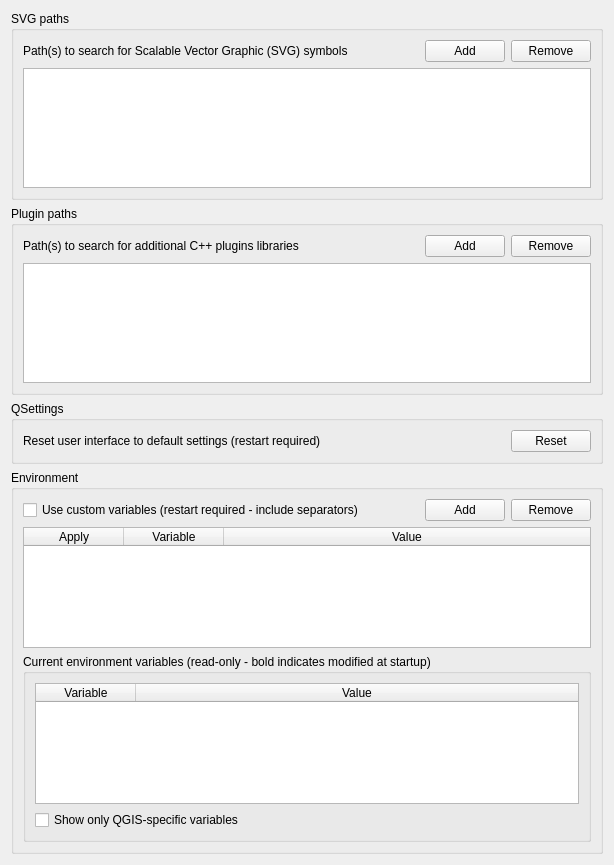
             <widget class="QWidget" name="mOptionsScrollAreaContents_03">
              <property name="geometry">
               <rect>
                <x>0</x>
                <y>0</y>
                <width>614</width>
                <height>865</height>
               </rect>
              </property>
              <layout class="QVBoxLayout" name="verticalLayout_22">
               <item>
                <widget class="QgsCollapsibleGroupBox" name="groupBox_2">
                 <property name="title">
                  <string>SVG paths</string>
                 </property>
                 <layout class="QGridLayout" name="_6">
                  <item row="0" column="0">
                   <widget class="QLabel" name="mSVGLabel">
                    <property name="text">
                     <string>Path(s) to search for Scalable Vector Graphic (SVG) symbols</string>
                    </property>
                   </widget>
                  </item>
                  <item row="0" column="1">
                   <spacer>
                    <property name="orientation">
                     <enum>Qt::Horizontal</enum>
                    </property>
                    <property name="sizeHint" stdset="0">
                     <size>
                      <width>31</width>
                      <height>20</height>
                     </size>
                    </property>
                   </spacer>
                  </item>
                  <item row="0" column="2">
                   <widget class="QPushButton" name="mBtnAddSVGPath">
                    <property name="text">
                     <string>Add</string>
                    </property>
                   </widget>
                  </item>
                  <item row="0" column="3">
                   <widget class="QPushButton" name="mBtnRemoveSVGPath">
                    <property name="text">
                     <string>Remove</string>
                    </property>
                   </widget>
                  </item>
                  <item row="1" column="0" colspan="4">
                   <widget class="QListWidget" name="mListSVGPaths">
                    <property name="minimumSize">
                     <size>
                      <width>0</width>
                      <height>120</height>
                     </size>
                    </property>
                   </widget>
                  </item>
                 </layout>
                </widget>
               </item>
               <item>
                <widget class="QgsCollapsibleGroupBox" name="groupBox_4">
                 <property name="title">
                  <string>Plugin paths</string>
                 </property>
                 <layout class="QGridLayout" name="_3">
                  <item row="0" column="0">
                   <widget class="QLabel" name="mSVGLabel_2">
                    <property name="text">
                     <string>Path(s) to search for additional C++ plugins libraries</string>
                    </property>
                   </widget>
                  </item>
                  <item row="0" column="1">
                   <spacer>
                    <property name="orientation">
                     <enum>Qt::Horizontal</enum>
                    </property>
                    <property name="sizeHint" stdset="0">
                     <size>
                      <width>31</width>
                      <height>20</height>
                     </size>
                    </property>
                   </spacer>
                  </item>
                  <item row="0" column="2">
                   <widget class="QPushButton" name="mBtnAddPluginPath">
                    <property name="text">
                     <string>Add</string>
                    </property>
                   </widget>
                  </item>
                  <item row="0" column="3">
                   <widget class="QPushButton" name="mBtnRemovePluginPath">
                    <property name="text">
                     <string>Remove</string>
                    </property>
                   </widget>
                  </item>
                  <item row="1" column="0" colspan="4">
                   <widget class="QListWidget" name="mListPluginPaths">
                    <property name="minimumSize">
                     <size>
                      <width>0</width>
                      <height>120</height>
                     </size>
                    </property>
                   </widget>
                  </item>
                 </layout>
                </widget>
               </item>
               <item>
                <widget class="QgsCollapsibleGroupBox" name="mQSettingsGrpBx">
                 <property name="title">
                  <string>QSettings</string>
                 </property>
                 <layout class="QGridLayout" name="gridLayout_13">
                  <item row="0" column="1">
                   <spacer name="horizontalSpacer_42">
                    <property name="orientation">
                     <enum>Qt::Horizontal</enum>
                    </property>
                    <property name="sizeHint" stdset="0">
                     <size>
                      <width>40</width>
                      <height>20</height>
                     </size>
                    </property>
                   </spacer>
                  </item>
                  <item row="0" column="2">
                   <widget class="QPushButton" name="mRestoreDefaultWindowStateBtn">
                    <property name="text">
                     <string>Reset</string>
                    </property>
                   </widget>
                  </item>
                  <item row="0" column="0">
                   <widget class="QLabel" name="mRestoreDefaultWindowStateLbl">
                    <property name="text">
                     <string>Reset user interface to default settings (restart required)</string>
                    </property>
                   </widget>
                  </item>
                 </layout>
                </widget>
               </item>
               <item>
                <widget class="QgsCollapsibleGroupBox" name="mEnvironmentGrpBx">
                 <property name="minimumSize">
                  <size>
                   <width>0</width>
                   <height>0</height>
                  </size>
                 </property>
                 <property name="title">
                  <string>Environment</string>
                 </property>
                 <layout class="QGridLayout" name="gridLayout_32">
                  <item row="1" column="3">
                   <widget class="QPushButton" name="mRemoveCustomVarBtn">
                    <property name="sizePolicy">
                     <sizepolicy hsizetype="Maximum" vsizetype="Fixed">
                      <horstretch>0</horstretch>
                      <verstretch>0</verstretch>
                     </sizepolicy>
                    </property>
                    <property name="text">
                     <string>Remove</string>
                    </property>
                   </widget>
                  </item>
                  <item row="1" column="2">
                   <widget class="QPushButton" name="mAddCustomVarBtn">
                    <property name="sizePolicy">
                     <sizepolicy hsizetype="Maximum" vsizetype="Fixed">
                      <horstretch>0</horstretch>
                      <verstretch>0</verstretch>
                     </sizepolicy>
                    </property>
                    <property name="text">
                     <string>Add</string>
                    </property>
                   </widget>
                  </item>
                  <item row="4" column="0" colspan="4">
                   <widget class="QgsCollapsibleGroupBox" name="mCurrentVariablesGrpBx">
                    <property name="minimumSize">
                     <size>
                      <width>0</width>
                      <height>0</height>
                     </size>
                    </property>
                    <property name="title">
                     <string>Current environment variables (read-only - bold indicates modified at startup)</string>
                    </property>
                    <property name="collapsed" stdset="0">
                     <bool>false</bool>
                    </property>
                    <property name="saveCollapsedState" stdset="0">
                     <bool>true</bool>
                    </property>
                    <layout class="QVBoxLayout" name="verticalLayout_8">
                     <item>
                      <widget class="QTableWidget" name="mCurrentVariablesTable">
                       <property name="minimumSize">
                        <size>
                         <width>0</width>
                         <height>120</height>
                        </size>
                       </property>
                       <property name="editTriggers">
                        <set>QAbstractItemView::AllEditTriggers</set>
                       </property>
                       <property name="dragEnabled">
                        <bool>true</bool>
                       </property>
                       <property name="dragDropMode">
                        <enum>QAbstractItemView::DragOnly</enum>
                       </property>
                       <property name="selectionMode">
                        <enum>QAbstractItemView::SingleSelection</enum>
                       </property>
                       <property name="sortingEnabled">
                        <bool>true</bool>
                       </property>
                       <property name="wordWrap">
                        <bool>false</bool>
                       </property>
                       <attribute name="horizontalHeaderMinimumSectionSize">
                        <number>100</number>
                       </attribute>
                       <attribute name="horizontalHeaderShowSortIndicator" stdset="0">
                        <bool>true</bool>
                       </attribute>
                       <attribute name="horizontalHeaderStretchLastSection">
                        <bool>true</bool>
                       </attribute>
                       <attribute name="verticalHeaderVisible">
                        <bool>false</bool>
                       </attribute>
                       <column>
                        <property name="text">
                         <string>Variable</string>
                        </property>
                       </column>
                       <column>
                        <property name="text">
                         <string>Value</string>
                        </property>
                       </column>
                      </widget>
                     </item>
                     <item>
                      <widget class="QCheckBox" name="mCurrentVariablesQGISChxBx">
                       <property name="text">
                        <string>Show only QGIS-specific variables</string>
                       </property>
                      </widget>
                     </item>
                    </layout>
                   </widget>
                  </item>
                  <item row="1" column="0">
                   <widget class="QCheckBox" name="mCustomVariablesChkBx">
                    <property name="text">
                     <string>Use custom variables (restart required - include separators)</string>
                    </property>
                   </widget>
                  </item>
                  <item row="1" column="1">
                   <spacer name="horizontalSpacer_14">
                    <property name="orientation">
                     <enum>Qt::Horizontal</enum>
                    </property>
                    <property name="sizeHint" stdset="0">
                     <size>
                      <width>40</width>
                      <height>20</height>
                     </size>
                    </property>
                   </spacer>
                  </item>
                  <item row="3" column="0" colspan="4">
                   <widget class="QTableWidget" name="mCustomVariablesTable">
                    <property name="minimumSize">
                     <size>
                      <width>0</width>
                      <height>120</height>
                     </size>
                    </property>
                    <property name="editTriggers">
                     <set>QAbstractItemView::AllEditTriggers</set>
                    </property>
                    <property name="selectionMode">
                     <enum>QAbstractItemView::SingleSelection</enum>
                    </property>
                    <property name="sortingEnabled">
                     <bool>true</bool>
                    </property>
                    <property name="wordWrap">
                     <bool>false</bool>
                    </property>
                    <property name="cornerButtonEnabled">
                     <bool>false</bool>
                    </property>
                    <attribute name="horizontalHeaderMinimumSectionSize">
                     <number>4</number>
                    </attribute>
                    <attribute name="horizontalHeaderShowSortIndicator" stdset="0">
                     <bool>true</bool>
                    </attribute>
                    <attribute name="horizontalHeaderStretchLastSection">
                     <bool>true</bool>
                    </attribute>
                    <attribute name="verticalHeaderVisible">
                     <bool>false</bool>
                    </attribute>
                    <column>
                     <property name="text">
                      <string>Apply</string>
                     </property>
                    </column>
                    <column>
                     <property name="text">
                      <string>Variable</string>
                     </property>
                    </column>
                    <column>
                     <property name="text">
                      <string>Value</string>
                     </property>
                    </column>
                   </widget>
                  </item>
                 </layout>
                </widget>
               </item>
               <item>
                <spacer name="verticalSpacer_11">
                 <property name="orientation">
                  <enum>Qt::Vertical</enum>
                 </property>
                 <property name="sizeHint" stdset="0">
                  <size>
                   <width>20</width>
                   <height>40</height>
                  </size>
                 </property>
                </spacer>
               </item>
              </layout>
             </widget>
